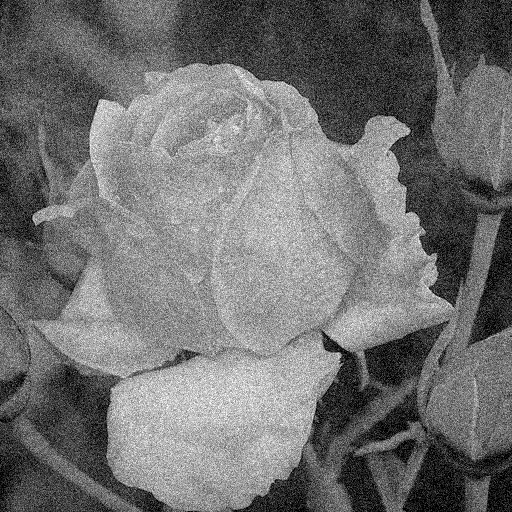
#> input picture Project 1/dew on roses (noisy).tif, 512 x 512 px, found by its file name
$ python project_1.py   (older library calls are emulated)
#> lines starting #> are read from the running program, lines starting #| are printed output that depends on the picture
import numpy as np
import os
import cv2
import matplotlib.pyplot as plt
import matplotlib.pyplot as plt2
import math

def ToU8(image):
    return 255 * (image - image.min()) / (image.max() - image.min())

##  Problem 1  ##

kernel = np.ones((3, 3), np.float32)
kernel[1, 1] = -8
'''
kernel[1, 1] = -4
kernel[0,0] = 0
kernel[0,2] = 0
kernel[2,0] = 0
kernel[2,2] = 0
'''
kernel*=-1

#Original image
img_0 = cv2.imread("dew on roses (noisy).tif", -1)
#> img_0 is the input picture: shape (512, 512); min 0, max 255, mean 112.9
#Remove noise
img_original = img_0
#img_original = cv2.GaussianBlur(img_0,(3,3),0)

###################################################
#Laplacian
#img_lap = cv2.filter2D(img_original, cv2.CV_8U, kernel)
img_lap = ToU8(cv2.filter2D(img_original, cv2.CV_64F, kernel))
#Sharpened image
#img_sharpened = ToU8(img_original) + img_lap
img_sharpened = img_original - img_lap
#Sobel Filter
img_sobelx = cv2.Sobel(img_original,cv2.CV_64F,1,0,ksize=3)
img_sobely = cv2.Sobel(img_original,cv2.CV_64F,0,1,ksize=3)
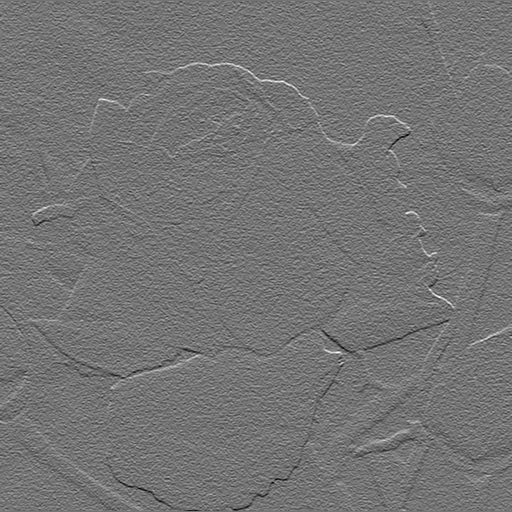
#> img_sobely: shape (512, 512) float64; min -622, max 738, mean -0.1; drawn with min black and max white
img_sobel = abs(img_sobely) + abs(img_sobelx)
#img_sobel = ToU8(img_sobel)
#Averaging
kernel = np.ones((5,5), np.float32)/25
avg_img = ToU8(cv2.filter2D(img_sobel, -1, kernel))
#Product of Avg_img and Sharpened
Prod_avg_and_sharp = ToU8(img_sharpened*avg_img)
#Sum of original and product
Sum_of_ori_and_prod_avg_and_sharp = ToU8(Prod_avg_and_sharp+img_original)
#> in ToU8 (call 4), `return 255 * (image - image.min()) / (image.max() - image.min())`:
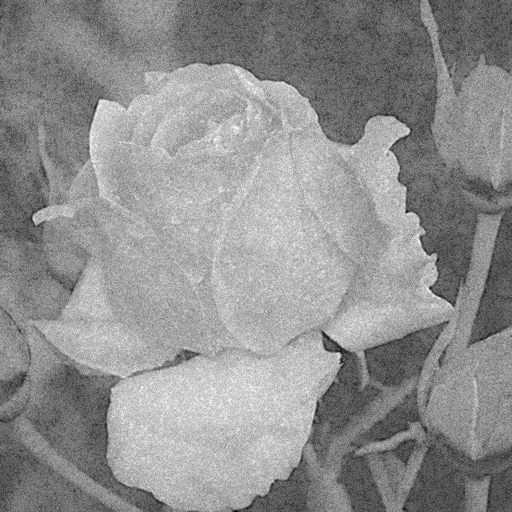
#> returned value: shape (512, 512) float64; min 0, max 255, mean 144.1
#Power trnsformation
img_power_trans = ToU8(cv2.pow(Sum_of_ori_and_prod_avg_and_sharp, 0.9))
###################################################

plt.subplot(3,4,1), plt.imshow(img_0,'gray')
plt.title('1. Original'), plt.xticks([]), plt.yticks([])
cv2.imwrite('data_1/1.tif',img_0)
#plt.subplot(3,4,2), plt.imshow(img_original,'gray')
#plt.title('2. Original \n(Noise Removed)'), plt.xticks([]), plt.yticks([])
cv2.imwrite('data_1/2.tif',img_original)
plt.subplot(3,4,3), plt.imshow(img_lap,'gray')
plt.title('3. Laplacian'), plt.xticks([]), plt.yticks([])
cv2.imwrite('data_1/3.tif',img_lap)
plt.subplot(3,4,4), plt.imshow(img_sharpened,'gray')
plt.title('4. Sharpened:\nOri + Lap'), plt.xticks([]), plt.yticks([])
cv2.imwrite('data_1/4.tif',ToU8(img_sharpened))
plt.subplot(3,4,5), plt.imshow(img_sobelx,'gray')
plt.title('5. Sobel_x'), plt.xticks([]), plt.yticks([])
cv2.imwrite('data_1/5.tif',img_sobelx)
plt.subplot(3,4,6), plt.imshow(img_sobely,'gray')
plt.title('6. Sobel_y'), plt.xticks([]), plt.yticks([])
cv2.imwrite('data_1/6.tif',img_sobely)
plt.subplot(3,4,7), plt.imshow(img_sobel,'gray')
plt.title('7. Sobel_sum'), plt.xticks([]), plt.yticks([])
cv2.imwrite('data_1/7.tif',img_sobel)
plt.subplot(3,4,8), plt.imshow(avg_img,'gray')
plt.title('8. Avg_img'), plt.xticks([]), plt.yticks([])
cv2.imwrite('data_1/8.tif',avg_img)
plt.subplot(3,4,9), plt.imshow(Prod_avg_and_sharp,'gray')
plt.title('9. Sharp x Avg'), plt.xticks([]), plt.yticks([])
cv2.imwrite('data_1/9.tif',Prod_avg_and_sharp)
plt.subplot(3,4,10), plt.imshow(Sum_of_ori_and_prod_avg_and_sharp,'gray')
plt.title('10. Ori + (Sharp x Avg)'), plt.xticks([]), plt.yticks([])
cv2.imwrite('data_1/10.tif',Sum_of_ori_and_prod_avg_and_sharp)
plt.subplot(3,4,11), plt.imshow(img_power_trans,'gray')
plt.title('11. pow(Ori + (Sharp x Avg))'), plt.xticks([]), plt.yticks([])
cv2.imwrite('data_1/11.tif',img_power_trans)

plt.show()

##  Problem 2  ##

#Original image
img_1 = cv2.imread("dew on roses (noisy).tif", 0)
img_2 = cv2.imread("tulips irises.tif", 0)
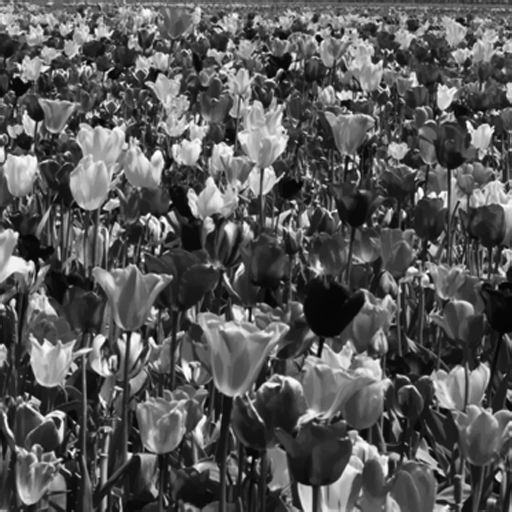
#> input picture Project 1/tulips irises.tif, 512 x 512 px, found by its file name
#> img_2 is the input picture: shape (512, 512); min 0, max 255, mean 87.9
#Remove noise
img_1 = cv2.GaussianBlur(img_0,(3,3),0)
#DFT
f1 = np.fft.fft2(img_1)
fshift1 = np.fft.fftshift(f1)
magnitude_spectrum1 = 20*np.log(np.abs(fshift1) + 1)

f2 = np.fft.fft2(img_2)
fshift2 = np.fft.fftshift(f2)
magnitude_spectrum2 = 20*np.log(np.abs(fshift2) + 1)
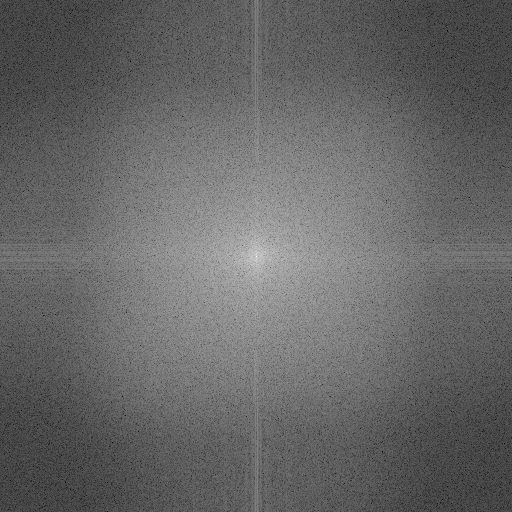
#> magnitude_spectrum2: shape (512, 512) float64; min 29.76, max 339.1, mean 154.5; drawn with min black and max white

#Filtering and performing idft

################################################
#HP filter img_1
temp = fshift1
rows, cols = img_1.shape
#> rows = 512; cols = 512
crow,ccol = rows/2 , cols/2
#> crow = 256; ccol = 256
for r in range(rows):
    for c in range(cols):
        if math.sqrt((r-crow)**2+(c-ccol)**2) < 30:
            temp[c][r] = 0

img_1_freq_dom_after_filt_H = 20*np.log(np.abs(temp)+1)

f_ishift = np.fft.ifftshift(temp)
img_back = np.fft.ifft2(f_ishift)
img_1_H = np.abs(img_back)

#LP filter img_1
temp = np.fft.fftshift(f1)
rows, cols = img_1.shape
crow,ccol = rows/2 , cols/2
for r in range(rows):
    for c in range(cols):
        if math.sqrt((r-crow)**2+(c-ccol)**2) > 30:
            temp[c][r] = 0

img_1_freq_dom_after_filt_L =  20*np.log(np.abs(temp)+1)

f_ishift = np.fft.ifftshift(temp)
img_back = np.fft.ifft2(f_ishift)
img_1_L = np.abs(img_back)

################################################

# img_2
#HP filter img_2
temp = fshift2
rows, cols = img_2.shape
crow,ccol = rows/2 , cols/2
for r in range(rows):
    for c in range(cols):
        if math.sqrt((r-crow)**2+(c-ccol)**2) < 30:
            temp[c][r] = 0

img_2_freq_dom_after_filt_H =  20*np.log(np.abs(temp)+1)
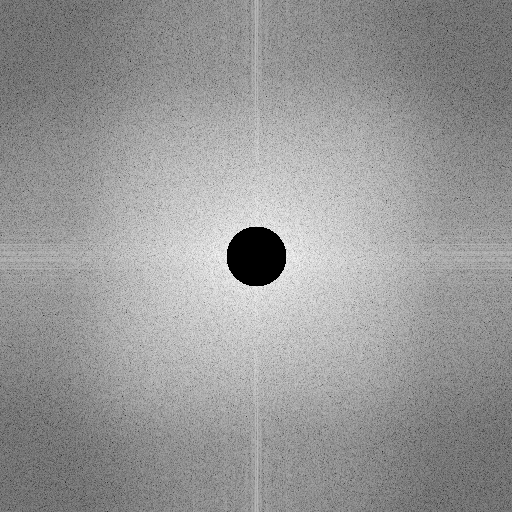
#> img_2_freq_dom_after_filt_H: shape (512, 512) float64; min 0, max 250, mean 152

f_ishift = np.fft.ifftshift(temp)
img_back = np.fft.ifft2(f_ishift)
img_2_H = np.abs(img_back)
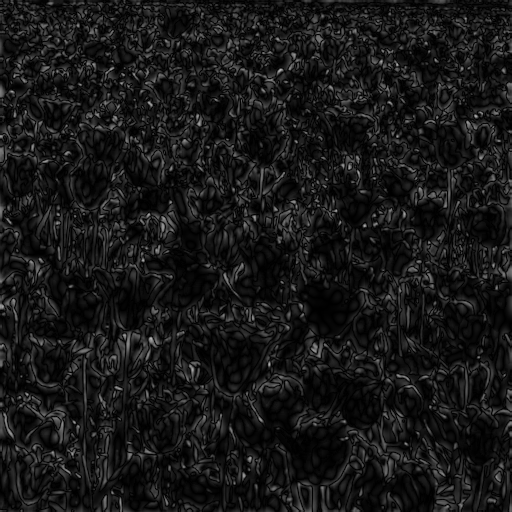
#> img_2_H: shape (512, 512) float64; min 1.15e-05, max 180.6, mean 23.5

#LP filter img_2

temp = np.fft.fftshift(f2)
rows, cols = img_2.shape
crow,ccol = rows/2 , cols/2
for r in range(rows):
    for c in range(cols):
        if math.sqrt((r-crow)**2+(c-ccol)**2) > 30:
            temp[c][r] = 0

img_2_freq_dom_after_filt_L =  20*np.log(np.abs(temp)+1)

f_ishift = np.fft.ifftshift(temp)
img_back = np.fft.ifft2(f_ishift)
img_2_L = np.abs(img_back)
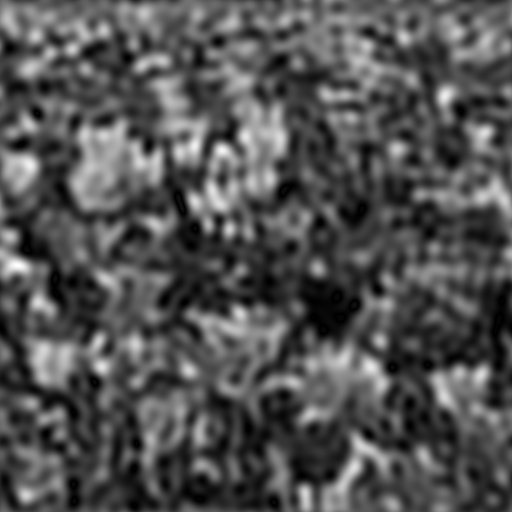
#> img_2_L: shape (512, 512) float64; min 0.00438, max 270.9, mean 88; drawn with min black and max white

################################################

plt2.subplot(3,4,1), plt.imshow(magnitude_spectrum1,'gray')
plt2.title('1. DFT dew dB'), plt.xticks([]), plt.yticks([])
cv2.imwrite('data_2/1.tif',magnitude_spectrum1)
plt2.subplot(3,4,2), plt.imshow(magnitude_spectrum2,'gray')
plt2.title('2. DFT tulips dB'), plt.xticks([]), plt.yticks([])
cv2.imwrite('data_2/2.tif',magnitude_spectrum2)
plt.subplot(3,4,3), plt.imshow(img_1_freq_dom_after_filt_H,'gray')
plt.title('3. img_1_H_freq'), plt.xticks([]), plt.yticks([])
cv2.imwrite('data_2/3.tif',img_1_freq_dom_after_filt_H)
plt.subplot(3,4,4), plt.imshow(img_1_freq_dom_after_filt_L,'gray')
plt.title('4. img_1_L_freq'), plt.xticks([]), plt.yticks([])
cv2.imwrite('data_2/4.tif',img_1_freq_dom_after_filt_L)
plt.subplot(3,4,5), plt.imshow(img_2_freq_dom_after_filt_H,'gray')
plt.title('5. img_2_H_freq'), plt.xticks([]), plt.yticks([])
cv2.imwrite('data_2/5.tif',img_2_freq_dom_after_filt_H)
plt.subplot(3,4,6), plt.imshow(img_2_freq_dom_after_filt_L,'gray')
plt.title('6. img_2_L_freq'), plt.xticks([]), plt.yticks([])
cv2.imwrite('data_2/6.tif',img_2_freq_dom_after_filt_L)
plt.subplot(3,4,7), plt.imshow(img_1_H,'gray')
plt.title('7. img_1_H'), plt.xticks([]), plt.yticks([])
cv2.imwrite('data_2/7.tif',img_1_H)
plt.subplot(3,4,8), plt.imshow(img_1_L,'gray')
plt.title('8. img_1_L'), plt.xticks([]), plt.yticks([])
cv2.imwrite('data_2/8.tif',img_1_L)
plt.subplot(3,4,9), plt.imshow(img_2_H,'gray')
plt.title('9. img_2_H'), plt.xticks([]), plt.yticks([])
cv2.imwrite('data_2/9.tif',img_2_H)
plt.subplot(3,4,10), plt.imshow(img_2_L,'gray')
plt.title('10. img_2_L'), plt.xticks([]), plt.yticks([])
cv2.imwrite('data_2/10.tif',img_2_L)


plt2.show()
